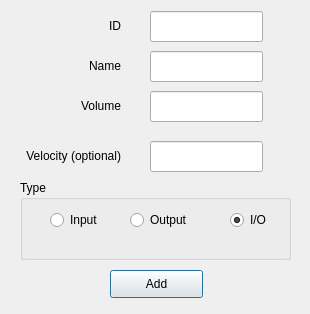
<?xml version="1.0" encoding="UTF-8"?>
<ui version="4.0">
 <class>MainWindow</class>
 <widget class="QMainWindow" name="MainWindow">
  <property name="geometry">
   <rect>
    <x>0</x>
    <y>0</y>
    <width>310</width>
    <height>314</height>
   </rect>
  </property>
  <property name="windowTitle">
   <string>Add Data Source</string>
  </property>
  <widget class="QWidget" name="centralwidget">
   <widget class="QLabel" name="label_id">
    <property name="geometry">
     <rect>
      <x>30</x>
      <y>10</y>
      <width>91</width>
      <height>31</height>
     </rect>
    </property>
    <property name="layoutDirection">
     <enum>Qt::RightToLeft</enum>
    </property>
    <property name="text">
     <string>ID</string>
    </property>
    <property name="alignment">
     <set>Qt::AlignRight|Qt::AlignTrailing|Qt::AlignVCenter</set>
    </property>
   </widget>
   <widget class="QLabel" name="label_name">
    <property name="geometry">
     <rect>
      <x>30</x>
      <y>50</y>
      <width>91</width>
      <height>31</height>
     </rect>
    </property>
    <property name="text">
     <string>Name</string>
    </property>
    <property name="alignment">
     <set>Qt::AlignRight|Qt::AlignTrailing|Qt::AlignVCenter</set>
    </property>
   </widget>
   <widget class="QGroupBox" name="groupBoxType">
    <property name="geometry">
     <rect>
      <x>20</x>
      <y>180</y>
      <width>271</width>
      <height>80</height>
     </rect>
    </property>
    <property name="title">
     <string>Type</string>
    </property>
    <widget class="QRadioButton" name="radioButtonInput">
     <property name="enabled">
      <bool>true</bool>
     </property>
     <property name="geometry">
      <rect>
       <x>30</x>
       <y>30</y>
       <width>95</width>
       <height>20</height>
      </rect>
     </property>
     <property name="text">
      <string>Input</string>
     </property>
     <property name="checked">
      <bool>false</bool>
     </property>
    </widget>
    <widget class="QRadioButton" name="radioButtonOutput">
     <property name="enabled">
      <bool>true</bool>
     </property>
     <property name="geometry">
      <rect>
       <x>110</x>
       <y>30</y>
       <width>95</width>
       <height>20</height>
      </rect>
     </property>
     <property name="text">
      <string>Output</string>
     </property>
     <property name="checked">
      <bool>false</bool>
     </property>
    </widget>
    <widget class="QRadioButton" name="radioButtonIO">
     <property name="enabled">
      <bool>true</bool>
     </property>
     <property name="geometry">
      <rect>
       <x>210</x>
       <y>30</y>
       <width>95</width>
       <height>20</height>
      </rect>
     </property>
     <property name="text">
      <string>I/O</string>
     </property>
     <property name="checked">
      <bool>true</bool>
     </property>
     <property name="autoExclusive">
      <bool>true</bool>
     </property>
    </widget>
   </widget>
   <widget class="QLabel" name="label_name_2">
    <property name="geometry">
     <rect>
      <x>30</x>
      <y>90</y>
      <width>91</width>
      <height>31</height>
     </rect>
    </property>
    <property name="text">
     <string>Volume</string>
    </property>
    <property name="alignment">
     <set>Qt::AlignRight|Qt::AlignTrailing|Qt::AlignVCenter</set>
    </property>
   </widget>
   <widget class="QLabel" name="label_name_3">
    <property name="geometry">
     <rect>
      <x>0</x>
      <y>140</y>
      <width>121</width>
      <height>31</height>
     </rect>
    </property>
    <property name="text">
     <string>Velocity (optional)</string>
    </property>
    <property name="alignment">
     <set>Qt::AlignRight|Qt::AlignTrailing|Qt::AlignVCenter</set>
    </property>
   </widget>
   <widget class="QPushButton" name="add_button">
    <property name="geometry">
     <rect>
      <x>110</x>
      <y>270</y>
      <width>93</width>
      <height>28</height>
     </rect>
    </property>
    <property name="text">
     <string>Add</string>
    </property>
    <property name="autoDefault">
     <bool>true</bool>
    </property>
    <property name="default">
     <bool>true</bool>
    </property>
   </widget>
   <widget class="QLineEdit" name="lineEdit_id">
    <property name="geometry">
     <rect>
      <x>150</x>
      <y>11</y>
      <width>113</width>
      <height>31</height>
     </rect>
    </property>
   </widget>
   <widget class="QLineEdit" name="lineEdit_name">
    <property name="geometry">
     <rect>
      <x>150</x>
      <y>51</y>
      <width>113</width>
      <height>31</height>
     </rect>
    </property>
   </widget>
   <widget class="QLineEdit" name="lineEdit_volume">
    <property name="geometry">
     <rect>
      <x>150</x>
      <y>91</y>
      <width>113</width>
      <height>31</height>
     </rect>
    </property>
   </widget>
   <widget class="QLineEdit" name="lineEdit_velocity">
    <property name="geometry">
     <rect>
      <x>150</x>
      <y>141</y>
      <width>113</width>
      <height>31</height>
     </rect>
    </property>
   </widget>
  </widget>
 </widget>
 <tabstops>
  <tabstop>lineEdit_id</tabstop>
  <tabstop>lineEdit_name</tabstop>
  <tabstop>lineEdit_volume</tabstop>
  <tabstop>lineEdit_velocity</tabstop>
  <tabstop>radioButtonInput</tabstop>
  <tabstop>radioButtonOutput</tabstop>
  <tabstop>radioButtonIO</tabstop>
  <tabstop>add_button</tabstop>
 </tabstops>
 <resources/>
 <connections/>
</ui>
